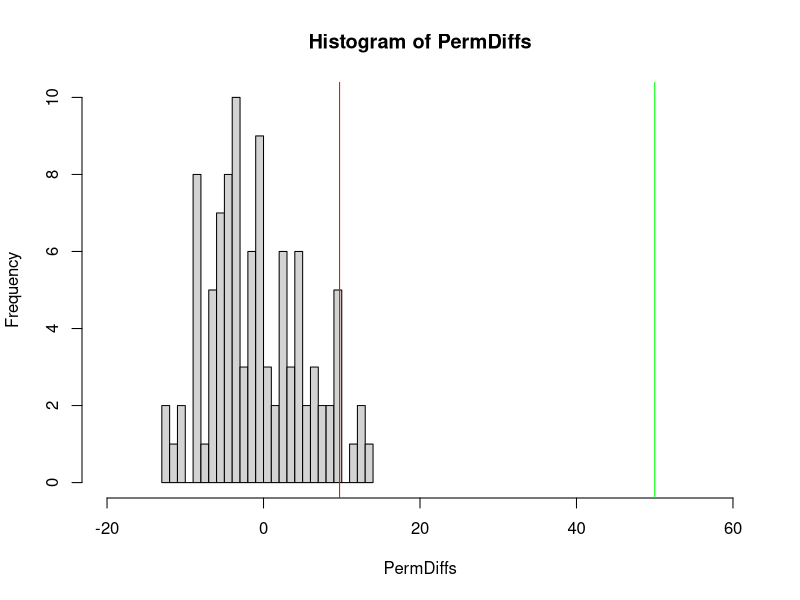

Generate this figure with R:
## ---- chunk 1
factorial(4)
## ---- chunk 2
#permutaatiotesti 

# tehdään kokeilumielessä aineisto, jossa ryhmät selkeästi eroavat toisistaan 
group1 <- 1:50 
group2 <- 51:100

# luodaan dataframe, jossa value on ryhmien arvot ja rep() funktiolla tehdään labelit rymhmille eli 1 ja 2 
data <- data.frame(value = c(group1, group2), group = rep(c(1,2), each=50))


# lasketaan ryhmien keskiarvojen ero 

#         yksinkertaisesti GrpDiff <-  mean(group2) - mean(group1) 

# Viljamin parempi tyyli, jolla saadaan haettua tieto dataframesta myöhemmminkin  


GrpDiff <- mean( data$value[ data$group==2]) - mean( data$value[ data$group==1])

#Luodaan datasta permutaatioita ja lasketaan permutaatioiden keskiarvoerot 

Nperms = 100; 

# alustetaan numeric() funktiolla muuttujaan oikea määrä paikkoja permutaatioille 

PermDiffs <- numeric(Nperms) 

# for loopissa sample funktiolla luodaan Nperms kertaa uusi permutaatio labeleille 
#   eli 1 ja 2 sekoitetaan uuteen järjestykseen
# sitten lasketaan keskiarvoerot uudella permutaatiolla ja talletetaan PermDiffs muuttujaan 
#   indeksoituna [i] 
# tämä toistetaan Nperms kertaa 


for(i in 1:Nperms){
  
  # shuffle labels 
  #     sample funktio arpoo otoksen lukuarvot satunnaiseen järjestykseen eli tekee uuden permutaation 
  PermLabels <- sample(data$group)
  
  # lasketaan ryhmien keskiarvojen erotus Nperms määrälle permutaatioita
  
  PermDiffs[i] <- mean( data$value[ PermLabels==2]) - mean(data$value[ PermLabels==1])
  
}

# Histogrammista voidaan katsoa onko havaittu keskiarvoero suurempi kuin 
    # 95 % satunnaisista permutaatioista 

# abline() komennolla voidaan piirtää pystyviivat histogramiin 
#   abline(a,b) funktiossa a = vakio eli x-akselin leikkauskohta, b = kulmakerroin 
  #   pystysuoran viivan voi piirtää abline(v=a) komennolla, v = vertical tässä kontekstissa 
# todellinen keskiarvoero saadaan piirrettyä lisäämällä se abline(v= ) komentoon 

# kohta, jossa 95% permutaatioista on pienempiä saadaan quantile(x , 0.95) funktiolla 
# se talletetaan OneSided muuttujaan 

OneSided <- quantile(PermDiffs, .95)

hist(PermDiffs, breaks = 30,  xlim=c(-20,60))
abline(v=GrpDiff, col="green")
abline(v=OneSided, col="red")


#myös voidaan manuaalisesti etsiä kohta, jossa permutaatioiden keskiarvoero on sama, kuin todellinen 
  #   ryhmien ero, ja katsoa onko kuinka iso osa permutaatioista sen alle 
# sortataan permutaatiot sort() funktiolla 

sort(PermDiffs)

# tässä tapauksessa kaikki permutaatioiden keskiarvoerot jäävät todellisen keskiarvoeron alle eli sen 
  # mukaan ero on hyvinkin merkitsevä 
  # sen vuoksi myöskään Viljamin tapa laskea p-arvo ei toimi, koska ei indeksistä ei tule yhtään osumaa
  # toimii silloin, kun permutaatioista vähintään 1 on yli havaitun keskiarvoeron 
#p-arvon laskeminen 

#SortedDiffs <- sort(PermDiffs) 
#FirstIndex <- min(which( SortedDiffs > GrpDiff))
#Pval <- 1 - FirstIndex/Nperms


# geminin ehdottama tapa laskea p-arvo 

# sum() laskee TRUE-arvojen määrän (TRUE = 1, FALSE = 0)
  # eli laskee niiden kertojen lukumäärän, kun permutaatioiden ero, on suurempi kuin havaittu ero 
Osumat <- sum(PermDiffs >= GrpDiff)
Pval <- Osumat  / Nperms

# gemini myös suositteli lisäämään 1 sekä osoittajaan, että nimittäjään, jolla vältetään
#  tasan 0 p-arvo 
  # tasan 0 p-arvo on teoreettisesti mahdoton, koska alkuperäinen havainto on oikeasti yksi permutaatioista 

Osumat <- sum(PermDiffs >= GrpDiff)
Pval <- (Osumat + 1)/(Nperms + 1) 
Pval


# t.test(arvot ~ ryhmä, data = aineisto)

t.test(value ~ group, data = data) 

t.test(group1, group2)
